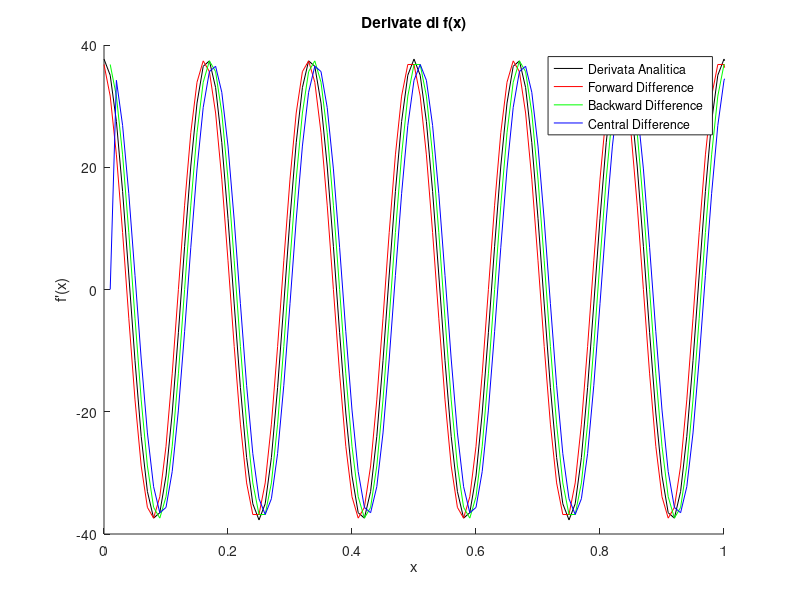
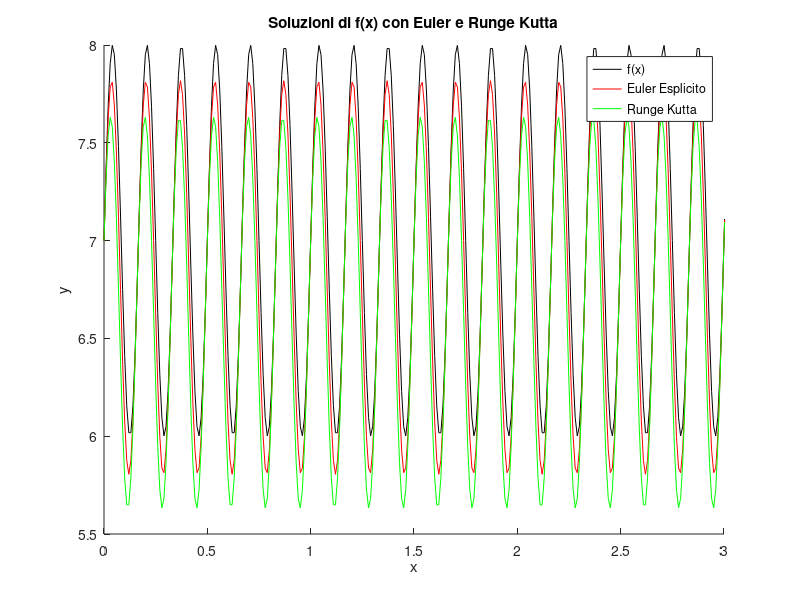

Write the MATLAB code that produced these figures, in order.
%% Integrazione
x = 0:0.01:10;
f = @(x) 7 + sin(12 * pi * x);
y = f(x);

area_trapz = trapz(x, y);
area_rect_pm = 0;
area_rect_l = 0;
area_rect_r = 0;

for i = 0:length(x)-1
    area_rect_pm = area_rect_pm + f(i*0.01 + 0.005) * 0.01; % punto medio
    area_rect_l = area_rect_l + f(i*0.01 + 0.005) * 0.01; %punto sinistro
    area_rect_r = area_rect_r + f((i+1)*0.01 + 0.005) * 0.01; % punto destro
end

disp(['Area calcolata con trapz: ', num2str(area_trapz)]);
disp(['Area calcolata con rettangoli (punto medio): ', num2str(area_rect_pm)]);
disp(['Area calcolata con rettangoli (punto sinistro): ', num2str(area_rect_l)]);
disp(['Area calcolata con rettangoli (punto destro): ', num2str(area_rect_r)]);

%% Derivazione
f_prime = @(x) 12 * pi * cos(12 * pi * x);
f_prime_forward = zeros(size(x)-1);
f_prime_backward = zeros(size(x)-1);
f_prime_central = zeros(size(x)-2);

for i = 1:length(x)-1
    f_prime_forward(i) = (y(i+1) - y(i)) / 0.01;
    f_prime_backward(i) = (y(i+1) - y(i)) / 0.01;
    if i < length(x)-1 && i > 1
        f_prime_central(i) = (y(i+1) - y(i-1)) / 0.02;
    end
end

figure;
hold on;
plot(x, f_prime(x), 'k', 'DisplayName', 'Derivata Analitica');
plot(x(1:end-1), f_prime_forward, 'r', 'DisplayName', 'Forward Difference');
plot(x(2:end), f_prime_backward, 'g', 'DisplayName', 'Backward Difference');
plot(x(2:end-1), f_prime_central, 'b', 'DisplayName', 'Central Difference');
xlabel('x');
ylabel('f''(x)');
title('Derivate di f(x)');
legend show;
xlim([0, 1]);

%% Metodo di eulero esplicito e runge kutta
dt = 0.01;
y_euler = zeros(size(x));
y_euler(1) = y(1);  % Condizione iniziale
for i = 1:length(x)-1
    y_euler(i+1) = y_euler(i) + dt * f_prime(i * dt);
end

y_rk = zeros(size(x));
y_rk(1) = y(1);  % Condizione iniziale
for i = 1:length(x)-1
    k1 = f_prime(i * dt);
    k2 = f_prime(i * dt + 0.5 * dt);
    k3 = f_prime(i * dt + 0.5 * dt);
    k4 = f_prime((i + 1) * dt);
    y_rk(i+1) = y_rk(i) + (dt / 6) * (k1 + 2*k2 + 2*k3 + k4);
end

figure;
hold on;
plot(x, f(x), 'k', 'DisplayName', 'f(x)');
plot(x, y_euler, 'r', 'DisplayName', 'Euler Esplicito');
plot(x, y_rk, 'g', 'DisplayName', 'Runge Kutta');
xlabel('x');
ylabel('y');
title('Soluzioni di f(x) con Euler e Runge Kutta');
legend show;
xlim([0, 3]);


